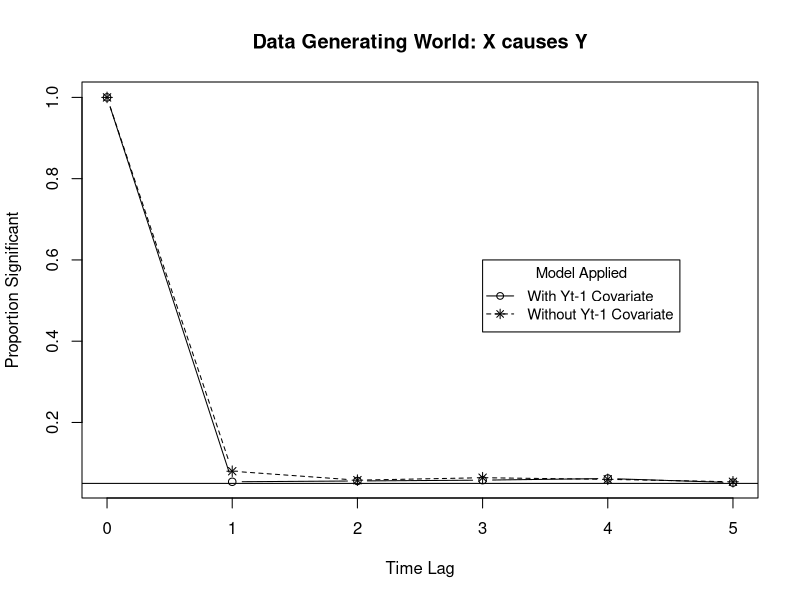
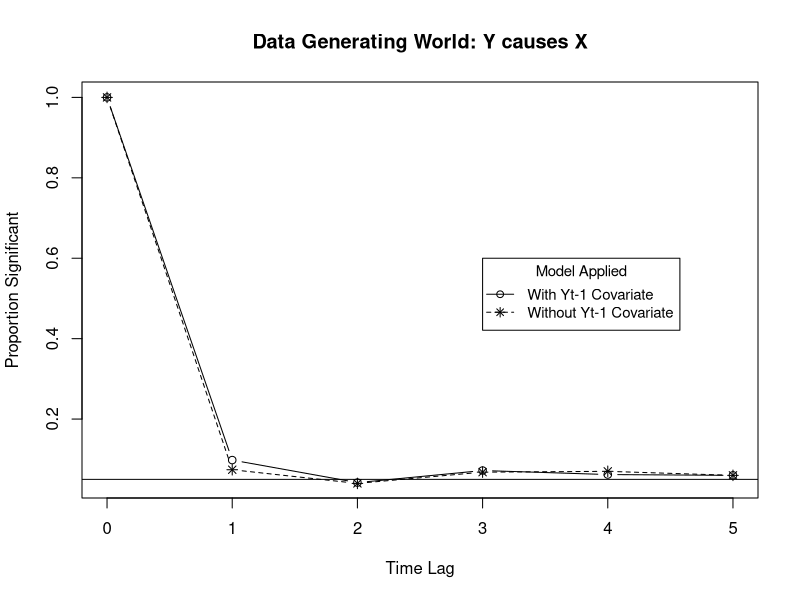
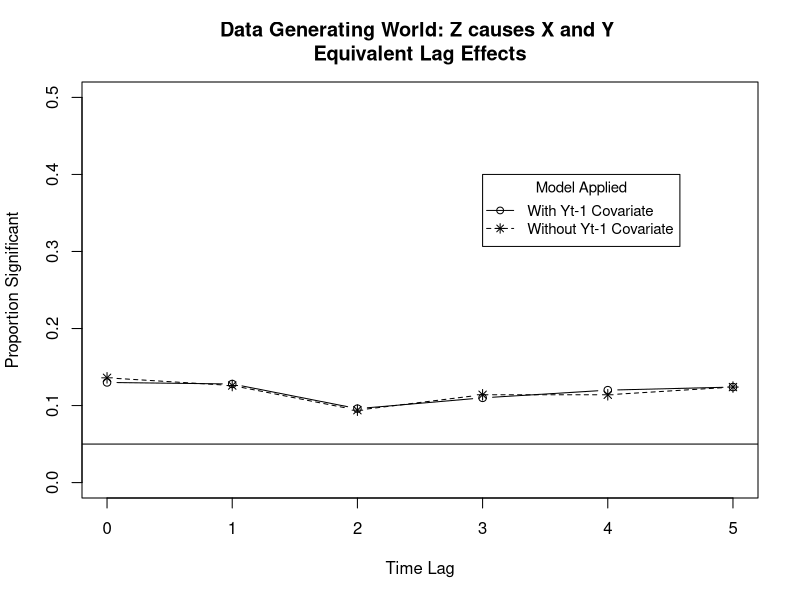
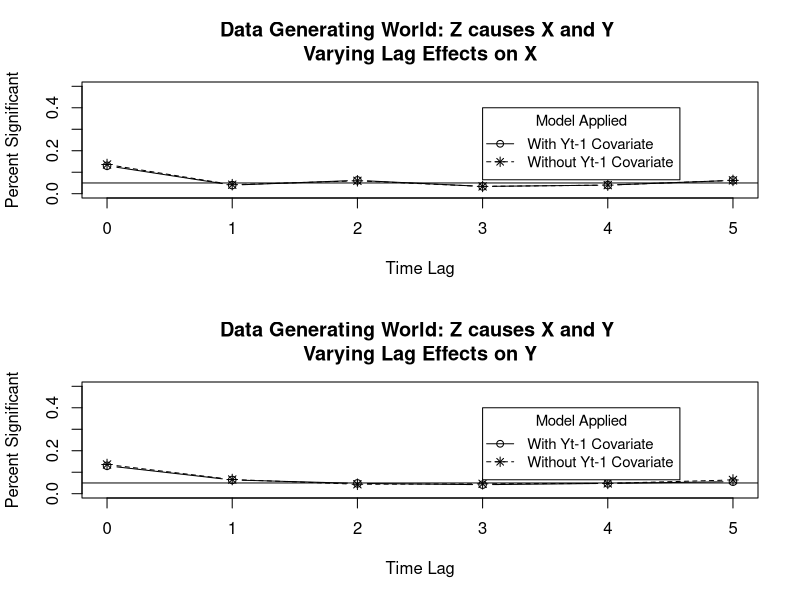

The R script that drew these images, in order:
## ---- chunk 1
library(ggplot2)

Lag_Time = c(0:5)
Sims1_Wcontrol_Results = c(1.0,0.054,0.056,0.058,0.062,0.052)
Sims1_WOcontrol_Results = c(1.0,0.08,0.058,0.064,0.06,0.054)



df_Sims1 = data.frame("Lag_Time" = Lag_Time,
                      "P_Significant_Wcontrol" = Sims1_Wcontrol_Results,
                      "P_Significant_WOcontrol" = Sims1_WOcontrol_Results)


plot(Sims1_Wcontrol_Results~Lag_Time, type = "b", xlab = "Time Lag", ylab = "Proportion Significant", main = "Data Generating World: X causes Y")
lines(Sims1_WOcontrol_Results~Lag_Time, lty = 2, type = "b", pch = 8)
legend(3,0.60, legend = c("With Yt-1 Covariate", "Without Yt-1 Covariate"), lty = c(1,2), pch = c(1,8), cex = 0.90, title = "Model Applied")
abline(h = 0.05)
## ---- chunk 2
Lag_Time = c(0:5)
Sims2_Wcontrol_Results = c(1.0,.098,0.042,0.072,0.062, 0.06)
Sims2_WOcontrol_Results = c(1.0,.074,0.04,0.068,0.07, 0.06)



df_Sims2 = data.frame("Lag_Time" = Lag_Time,
                      "P_Significant_Wcontrol" = Sims2_Wcontrol_Results,
                      "P_Significant_WOcontrol" = Sims2_WOcontrol_Results)


plot(Sims2_Wcontrol_Results~Lag_Time, type = "b", xlab = "Time Lag", ylab = "Proportion Significant", main = "Data Generating World: Y causes X")
lines(Sims2_WOcontrol_Results~Lag_Time, lty = 2, type = "b", pch = 8)
legend(3,0.60, legend = c("With Yt-1 Covariate", "Without Yt-1 Covariate"), lty = c(1,2), pch = c(1,8), cex = 0.90, title = "Model Applied")
abline(h = 0.05)
## ---- chunk 3
Lag_Time = c(0:5)
Sims3_Wcontrol_Results = c(0.13,0.128,0.096,0.11,0.12,0.124)
Sims3_WOcontrol_Results = c(0.136,0.126,0.094,0.114,0.114,0.124)



df_Sims3 = data.frame("Lag_Time" = Lag_Time,
                      "P_Significant_Wcontrol" = Sims3_Wcontrol_Results,
                      "P_Significant_WOcontrol" = Sims3_WOcontrol_Results)


plot(Sims3_Wcontrol_Results~Lag_Time, type = "b", xlab = "Time Lag", ylab = "Proportion Significant", main = "Data Generating World: Z causes X and Y \nEquivalent Lag Effects", ylim = c(0,0.50))
lines(Sims3_WOcontrol_Results~Lag_Time, lty = 2, type = "b", pch = 8)
legend(3,0.40, legend = c("With Yt-1 Covariate", "Without Yt-1 Covariate"), lty = c(1,2), pch = c(1,8), cex = 0.90, title = "Model Applied")
abline(h = 0.05)
## ---- chunk 4

Lag_Time = c(0:5)
Sims4_Wcontrol_Results = c(0.13,0.04,0.062,0.034,0.04,0.062)
Sims4_WOcontrol_Results = c(0.136,0.042,0.06,0.034,0.04,0.062)



df_Sims4 = data.frame("Lag_Time" = Lag_Time,
                      "P_Significant_Wcontrol" = Sims4_Wcontrol_Results,
                      "P_Significant_WOcontrol" = Sims4_WOcontrol_Results)

Lag_Time = c(0:5)
Sims5_Wcontrol_Results = c(0.13,0.064,0.048,0.042,0.048,0.056)
Sims5_WOcontrol_Results = c(0.136,0.066,0.044,0.046,0.048,0.064)



df_Sims5 = data.frame("Lag_Time" = Lag_Time,
                      "P_Significant_Wcontrol" = Sims5_Wcontrol_Results,
                      "P_Significant_WOcontrol" = Sims5_WOcontrol_Results)

par(mfrow = c(2,1))



plot(Sims4_Wcontrol_Results~Lag_Time, type = "b", xlab = "Time Lag", ylab = "Percent Significant", main = "Data Generating World: Z causes X and Y \nVarying Lag Effects on X", ylim = c(0,0.50))
lines(Sims4_WOcontrol_Results~Lag_Time, lty = 2, type = "b", pch = 8)
legend(3,0.40, legend = c("With Yt-1 Covariate", "Without Yt-1 Covariate"), lty = c(1,2), pch = c(1,8), cex = 0.90, title = "Model Applied")
abline(h = 0.05)


plot(Sims5_Wcontrol_Results~Lag_Time, type = "b", xlab = "Time Lag", ylab = "Percent Significant", main = "Data Generating World: Z causes X and Y \nVarying Lag Effects on Y", ylim = c(0,0.5))
lines(Sims5_WOcontrol_Results~Lag_Time, lty = 2, type = "b", pch = 8)
legend(3,0.40, legend = c("With Yt-1 Covariate", "Without Yt-1 Covariate"), lty = c(1,2), pch = c(1,8), cex = 0.90, title = "Model Applied")
abline(h = 0.05)

